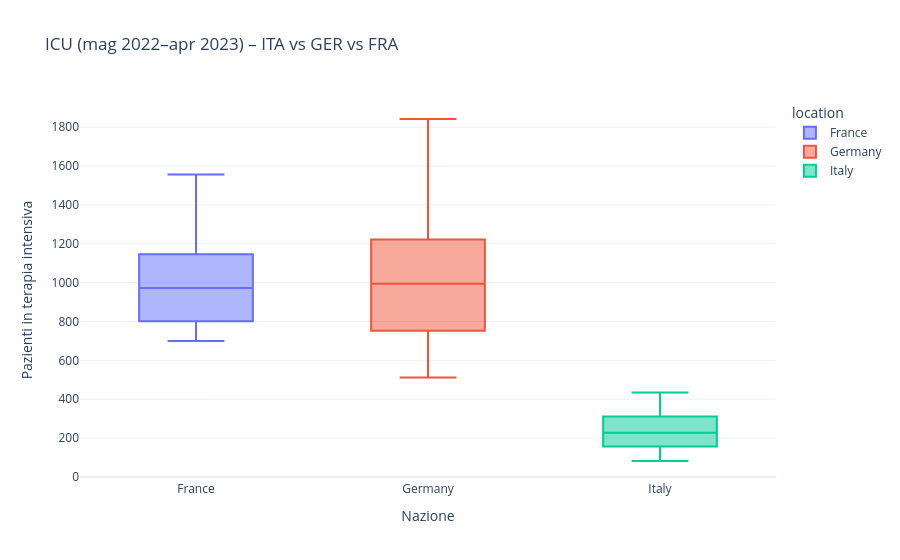

Notebook source saved alongside this figure:
### Code cell
# Boxplot di confronto pazzienti in terapia intesiva Ita,Ger,Fra nel 2022

fig_icu_2022 = px.box(
    df_icu_pulito,          # Il DataFrame 
    x="location",           # Le categorie sull'asse X (Italia, Germania, Francia)
    y="icu_patients",       # La variabile numerica da confrontare nel boxplot
    title="ICU (mag 2022–apr 2023) – ITA vs GER vs FRA",     # Titolo del grafico
    color="location",       # Colori diversi per ogni nazione
)

# Parametri del layout

fig_icu_2022.update_layout(
    template="plotly_white",    # Stile grafico pulito e leggibile
    xaxis_title="Nazione",      # Etichetta asse X
    yaxis_title="Pazienti in terapia intensiva",  # Etichetta asse Y
)

fig_icu_2022.show()             # Visualizza il grafico

### Figure 1 — Plotly figure (JSON) as saved in the notebook; plotly's stock layout.template omitted (floating-point values rounded to 4 significant figures; data arrays with more than 128 entries replaced by an {"elided": "..."} marker saying what was removed)
{"data": [{"alignmentgroup": "True", "hovertemplate": "location=%{x}<br>icu_patients=%{y}<extra></extra>", "legendgroup": "France", "marker": {"color": "#636efa"}, "name": "France", "notched": false, "offsetgroup": "France", "orientation": "v", "showlegend": true, "type": "box", "x": {"elided": "335 str values"}, "x0": " ", "xaxis": "x", "y": {"elided": "335 float values"}, "y0": " ", "yaxis": "y"}, {"alignmentgroup": "True", "hovertemplate": "location=%{x}<br>icu_patients=%{y}<extra></extra>", "legendgroup": "Germany", "marker": {"color": "#EF553B"}, "name": "Germany", "notched": false, "offsetgroup": "Germany", "orientation": "v", "showlegend": true, "type": "box", "x": {"elided": "365 str values"}, "x0": " ", "xaxis": "x", "y": {"elided": "365 float values"}, "y0": " ", "yaxis": "y"}, {"alignmentgroup": "True", "hovertemplate": "location=%{x}<br>icu_patients=%{y}<extra></extra>", "legendgroup": "Italy", "marker": {"color": "#00cc96"}, "name": "Italy", "notched": false, "offsetgroup": "Italy", "orientation": "v", "showlegend": true, "type": "box", "x": {"elided": "365 str values"}, "x0": " ", "xaxis": "x", "y": {"elided": "365 float values"}, "y0": " ", "yaxis": "y"}], "layout": {"boxmode": "overlay", "legend": {"title": {"text": "location"}, "tracegroupgap": 0}, "title": {"text": "ICU (mag 2022–apr 2023) – ITA vs GER vs FRA"}, "xaxis": {"anchor": "y", "categoryarray": ["France", "Germany", "Italy"], "categoryorder": "array", "domain": [0, 1], "title": {"text": "Nazione"}}, "yaxis": {"anchor": "x", "domain": [0, 1], "title": {"text": "Pazienti in terapia intensiva"}}}}
